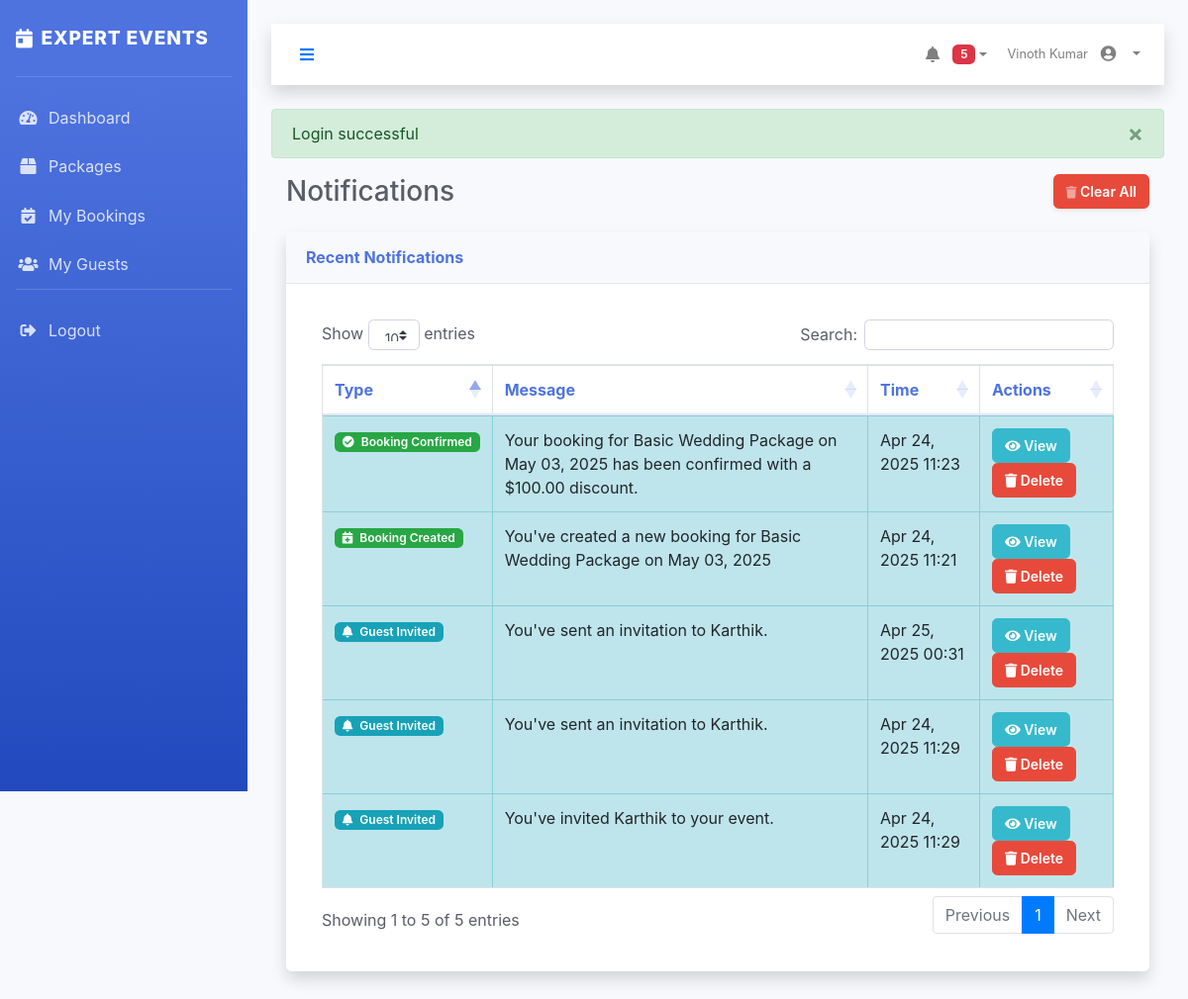
Screenshot of /pages/notifications.php (signed in) with the database file from the repository.
### tables this page shows
CREATE TABLE `notifications` (
  `id` bigint(20) UNSIGNED NOT NULL,
  `type` varchar(50) NOT NULL,
  `message` text NOT NULL,
  `alert_type` varchar(20) DEFAULT 'info',
  `user_id` int(11) DEFAULT NULL,
  `link` varchar(255) DEFAULT NULL,
  `is_read` tinyint(1) DEFAULT 0,
  `created_at` timestamp NOT NULL DEFAULT current_timestamp()
);

### config/database.php (called while the page is built, shortened)
<?php
class Database {
    private static $instance = null;
    private $connection;
    private function __construct() {
        $host = "localhost";
        $port = "3306";
        $dbname = "event_v2";
        $user = "root";
        $password = "";
        $dsn = "mysql:host=$host;port=$port;dbname=$dbname;charset=utf8mb4";
        try {
            $this->connection = new PDO($dsn, $user, $password);
            $this->connection->setAttribute(PDO::ATTR_ERRMODE, PDO::ERRMODE_EXCEPTION);
        } catch (PDOException $e) {
            echo "Database Connection Error: " . $e->getMessage();
            exit;
        }
    }
    public static function getInstance() {
        if (self::$instance === null) {
            self::$instance = new self();
        }
        return self::$instance;
    }
    public function query($sql, $params = []) {
        try {
            $stmt = $this->connection->prepare($sql);
            $stmt->execute($params);
            return $stmt->fetchAll(PDO::FETCH_ASSOC);
        } catch (PDOException $e) {
            echo "Query Error: " . $e->getMessage();
            return false;
        }
    }
    public function execute($sql, $params = []) {
        try {
            return true;
        } catch (PDOException $e) {
            echo "Execute Error: " . $e->getMessage();
            return false;
        }
    }
}
?>

### pages/notifications.php (the view, shortened to what this page needs)
<?php
require_once '../includes/header.php';
    $db = Database::getInstance();
    $userId = $_SESSION['user_id'];
    $userRole = $_SESSION['user_role'];
    if ($userRole === 'admin' || $userRole === 'manager') {
        $notifications = $db->query("
            SELECT * FROM notifications WHERE user_id IS NULL
            ORDER BY created_at DESC
            LIMIT 50
        ");
    } else {
        $notifications = $db->query("
            SELECT * FROM notifications
            WHERE user_id = ?
            ORDER BY created_at DESC
            LIMIT 50
        ", [$userId]);
    }
?>
<div class="d-sm-flex align-items-center justify-content-between mb-4">
    <h1 class="h3 mb-0 text-gray-800">Notifications</h1>
    <?php if (!empty($notifications)): ?>
    <a href="../handlers/notifications.php?action=clear_all" class="btn btn-sm btn-danger shadow-sm">
        <i class="fas fa-trash fa-sm text-white-50"></i> Clear All
    </a>
    <?php endif; ?>
</div>
<div class="card shadow mb-4">
    <div class="card-header py-3">
        <h6 class="m-0 font-weight-bold text-primary">Recent Notifications</h6>
    </div>
    <div class="card-body">
        <?php if (empty($notifications)): ?>
        <div class="alert alert-info">
            <p>You don't have any notifications.</p>
        </div>
        <?php else: ?>
        <div class="table-responsive">
            <table class="table table-bordered dataTable" width="100%" cellspacing="0">
                <thead>
                    <tr>
                        <th>Type</th>
                        <th>Message</th>
                        <th>Time</th>
                        <th>Actions</th>
                    </tr>
                </thead>
                <tbody>
                    <?php foreach ($notifications as $notification): ?>
                    <tr class="<?php echo $notification['is_read'] ? '' : 'table-info'; ?>">
                        <td>
                            <?php
                            $icon = 'fa-bell';
                            $badgeClass = 'badge-info';
                            switch ($notification['type']) {
                                case 'booking_created':
                                    $icon = 'fa-calendar-plus';
                                    $badgeClass = 'badge-success';
                                    break;
                                case 'booking_confirmed':
                                    $icon = 'fa-check-circle';
                                    $badgeClass = 'badge-success';
                                    break;
                            }
                            ?>
                            <span class="badge <?php echo $badgeClass; ?>">
                                <i class="fas <?php echo $icon; ?> mr-1"></i>
                                <?php echo ucwords(str_replace('_', ' ', $notification['type'])); ?>
                            </span>
                        </td>
                        <td><?php echo $notification['message']; ?></td>
                        <td><?php echo date('M d, Y H:i', strtotime($notification['created_at'])); ?></td>
                        <td>
                            <?php if (isset($notification['link']) && $notification['link']): ?>
                            <a href="<?php echo $notification['link']; ?>" class="btn btn-sm btn-info">
                                <i class="fas fa-eye"></i> View
                            </a>
                            <?php endif; ?>
                            <a href="../handlers/notifications.php?action=delete&id=<?php echo $notification['id']; ?>" class="btn btn-sm btn-danger btn-delete">
                                <i class="fas fa-trash"></i> Delete
                            </a>
                        </td>
                    </tr>
                    <?php endforeach; ?>
                </tbody>
            </table>
        </div>
        <?php endif; ?>
    </div>
</div>
<?php require_once '../includes/footer.php'; ?>

### assets/css/style.css (style rules this page uses)
:root { --primary-color: #4e73df; --secondary-color: #1cc88a; --dark-color: #5a5c69; --light-color: #f8f9fc; --danger-color: #e74a3b; --warning-color: #f6c23e; --info-color: #36b9cc; }
body { font-family: 'Nunito', -apple-system, BlinkMacSystemFont, 'Segoe UI', Roboto, 'Helvetica Neue', Arial, sans-serif; background-color: #f8f9fc; color: #5a5c69; }
.card { background-color: white; border: 0; border-radius: 0.35rem; box-shadow: 0 0.15rem 1.75rem 0 rgba(58, 59, 69, 0.1); margin-bottom: 1.5rem; }
.card-header { padding: 0.75rem 1.25rem; background-color: #f8f9fc; border-bottom: 1px solid #e3e6f0; }
.card-body { padding: 1.25rem; }
.table thead th { vertical-align: bottom; border-bottom: 2px solid #e3e6f0; font-weight: 700; color: #4e73df; }
.btn { border-radius: 0.35rem; padding: 0.375rem 0.75rem; font-weight: 600; transition: all 0.2s; }
.btn-info { background-color: #36b9cc; border-color: #36b9cc; }
.btn-danger { background-color: #e74a3b; border-color: #e74a3b; }
.text-primary { color: #4e73df !important; }
.badge { font-weight: 600; padding: 0.35em 0.65em; border-radius: 0.35rem; }

### rows the page displays
notifications: type "Guest Invited", message "You've sent an invitation to Karthik.", created_at "Apr 25, 2025 00:31"
notifications: type "Guest Invited", message "You've sent an invitation to Karthik.", created_at "Apr 24, 2025 11:29"
notifications: type "Guest Invited", message "You've invited Karthik to your event.", created_at "Apr 24, 2025 11:29"
notifications: type "Booking Confirmed", message "Your booking for Basic Wedding Package on May 03, 2025 has been confirmed with a $100.00 discount.", created_at "Apr 24, 2025 11:23"
notifications: type "Booking Created", message "You've created a new booking for Basic Wedding Package on May 03, 2025", created_at "Apr 24, 2025 11:21"

### other values shown
$item['title'] "Dashboard"
$item['title'] "Packages"
$item['title'] "My Bookings"
$item['title'] "My Guests"
$unreadCount "5"
$_SESSION['user_name'] "Vinoth Kumar"
$_SESSION['flash_message'] "Login successful"
